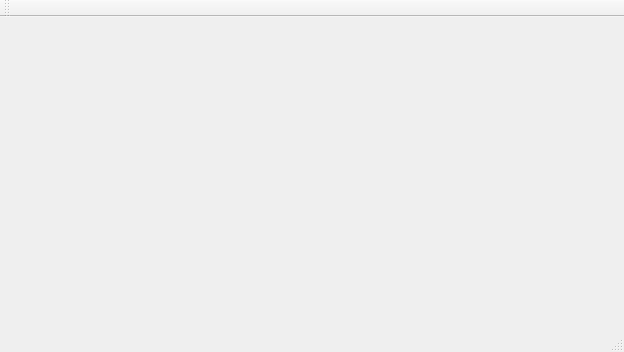
<?xml version="1.0" encoding="UTF-8"?>
<ui version="4.0">
 <class>MainWindow</class>
 <widget class="QMainWindow" name="MainWindow">
  <property name="geometry">
   <rect>
    <x>0</x>
    <y>0</y>
    <width>624</width>
    <height>352</height>
   </rect>
  </property>
  <property name="windowTitle">
   <string>BRisa Media Renderer</string>
  </property>
  <widget class="QWidget" name="centralWidget"/>
  <widget class="QMenuBar" name="menuBar">
   <property name="geometry">
    <rect>
     <x>0</x>
     <y>0</y>
     <width>624</width>
     <height>25</height>
    </rect>
   </property>
  </widget>
  <widget class="QToolBar" name="mainToolBar">
   <attribute name="toolBarArea">
    <enum>TopToolBarArea</enum>
   </attribute>
   <attribute name="toolBarBreak">
    <bool>false</bool>
   </attribute>
  </widget>
  <widget class="QStatusBar" name="statusBar"/>
 </widget>
 <layoutdefault spacing="6" margin="11"/>
 <resources/>
 <connections/>
</ui>
